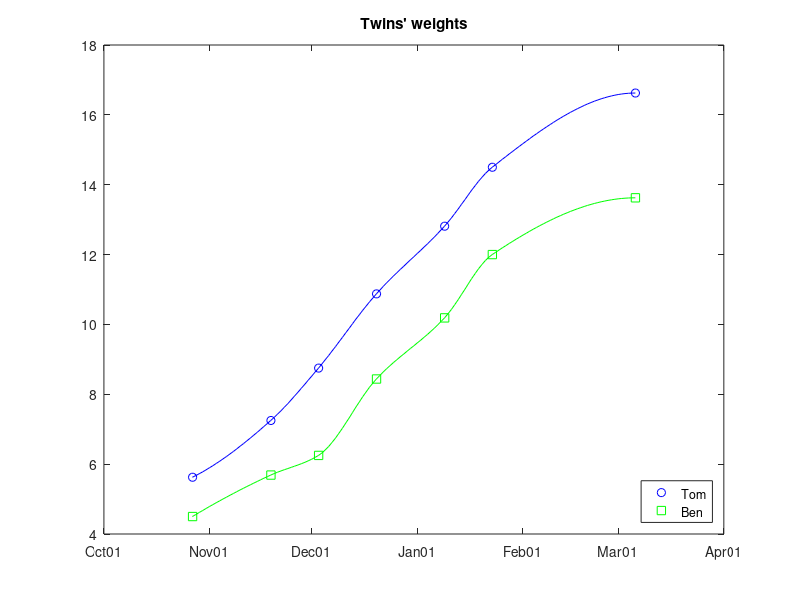

This chart was generated by the following MATLAB code:
close all;
%%    Date     Tom  Ben
W = [10 27 2001 5 10 4 8
     11 19 2001 7 4 5 11
     12 03 2001 8 12 6 4
     12 20 2001 10 14 8 7
     01 09 2002 12 13 10 3
     01 23 2002 14 8 12 0
     03 06 2002 16 10 13 10
];
t = datenum(W(:,[3 1 2]));
Tom = W(:,4) + W(:,5)/16;
Ben = W(:,6) + W(:,7)/16;

period = t(1):1:t(end);
TomInterp = pchip(t, Tom, period);
BenInterp = pchip(t, Ben, period);

plot(t, Tom,'bo', t, Ben,'gs');
hold on;
plot(period, TomInterp, 'b-', period, BenInterp, 'g-');
hold off;

datetick('x', 'mmmdd');
title('Twins'' weights');
legend('Tom', 'Ben', 'location', 'southeast');